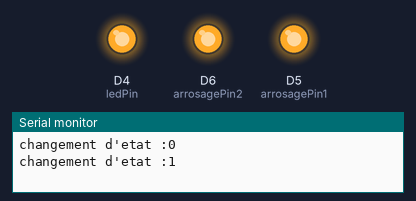
A sketch run on a simulated ESP8266 (NodeMCU). On the bench: output pins drawn as LEDs (lit = HIGH), the last lines printed to the serial monitor.

Above: at 13.0 s.
At 25.5 s:
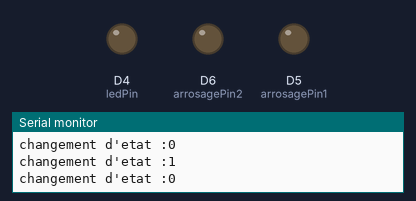
Timing chart, 0 to 35.5 s (numbered marks = the images above):
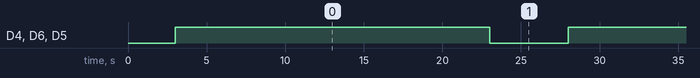

Measured:
- by itself, D4 (ledPin), D6 (arrosagePin2), D5 (arrosagePin1): alternates HIGH for 20.0 s and LOW for 5.0 s

The sketch:

arrosage_biquotidien.ino
```cpp
const int ledPin =  LED_BUILTIN;
const int arrosagePin1 = D5;
const int arrosagePin2 = D6;

const unsigned long interval = 1000 * 20 ;
const unsigned tempsArrosage  = 5000;
void setup() {
  Serial.begin(115200);

  pinMode(ledPin, OUTPUT);
  pinMode(arrosagePin1, OUTPUT);
  pinMode(arrosagePin2, OUTPUT);
  arrosage( LOW);
  delay(3000);
  arrosage( HIGH);

}

void loop() {
  delay(interval);
  arrosage( LOW);
  delay(tempsArrosage);
  arrosage(HIGH);

}

void arrosage (bool etat) {
  Serial.print ("changement d'etat :");
  Serial.println (etat);
  digitalWrite(ledPin, etat);

  digitalWrite (arrosagePin1, etat);
  digitalWrite (arrosagePin2, etat);

}
```
